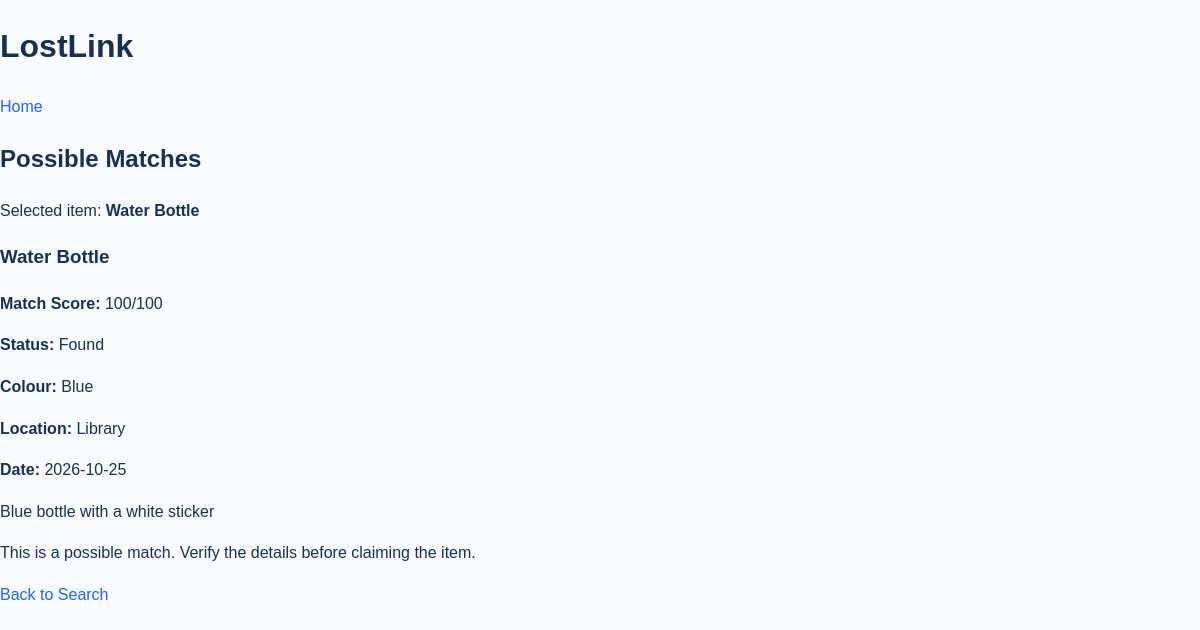
Screenshot of /matching.php?id=1 with the database file from the repository.
### tables this page shows
CREATE TABLE IF NOT EXISTS items (
    id INT AUTO_INCREMENT PRIMARY KEY,
    item_name VARCHAR(150) NOT NULL,
    category VARCHAR(100),
    colour VARCHAR(50),
    location VARCHAR(150),
    item_date DATE,
    description TEXT,
    status ENUM('Lost', 'Found', 'Recovered')
        NOT NULL DEFAULT 'Lost',
    created_at TIMESTAMP DEFAULT CURRENT_TIMESTAMP
);

### matching.php (the view, shortened to what this page needs)
<?php
require_once "db.php";
$id = filter_input(
    INPUT_GET,
    'id',
    FILTER_VALIDATE_INT
);
$stmt = $conn->prepare(
    "SELECT * FROM items
     WHERE id = ?
     AND status IN ('Lost', 'Found')"
);
$stmt->bind_param("i", $id);
$stmt->execute();
$current = $stmt->get_result()->fetch_assoc();
$oppositeStatus = (
    $current['status'] === 'Lost'
) ? 'Found' : 'Lost';
$stmt = $conn->prepare(
    "SELECT * FROM items
     WHERE status = ?
     AND id != ?"
);
$stmt->bind_param(
    "si",
    $oppositeStatus,
    $id
);
$stmt->execute();
$result = $stmt->get_result();
function sameValue($a, $b) {
    return trim((string)$a) !== ''
        && trim((string)$b) !== ''
        && strcasecmp(
            trim((string)$a),
            trim((string)$b)
        ) === 0;
}
function calculateScore($a, $b) {
    $score = 0;
    if (sameValue($a['item_name'], $b['item_name'])) {
        $score += 30;
    }
    if (sameValue($a['category'], $b['category'])) {
        $score += 25;
    }
    if (sameValue($a['colour'], $b['colour'])) {
        $score += 20;
    }
    if (sameValue($a['location'], $b['location'])) {
        $score += 15;
    }
    if (
        !empty($a['item_date']) &&
        !empty($b['item_date']) &&
        $a['item_date'] === $b['item_date']
    ) {
        $score += 10;
    }
    return $score;
}
function e($value) {
    return htmlspecialchars(
        (string)($value ?? ''),
        ENT_QUOTES,
        'UTF-8'
    );
}
$matches = [];
while ($item = $result->fetch_assoc()) {
    $score = calculateScore($current, $item);
    if ($score >= 50) {
        $item['match_score'] = $score;
        $matches[] = $item;
    }
}
usort($matches, function ($a, $b) {
    return $b['match_score'] <=> $a['match_score'];
});
?>
<!DOCTYPE html>
<html lang="en">
<head>
    <link rel="stylesheet" href="style.css">
</head>
<body>
<header>
    <h1>LostLink</h1>
    <a href="index.php">Home</a>
</header>
<main>
    <h2>Possible Matches</h2>
    <p>
        Selected item:
        <strong><?= e($current['item_name']) ?></strong>
    </p>
    <?php if (!empty($matches)): ?>
        <?php foreach ($matches as $item): ?>
            <div class="item-card">
                <h3><?= e($item['item_name']) ?></h3>
                <p>
                    <strong>Match Score:</strong>
                    <?= (int)$item['match_score'] ?>/100
                </p>
                <p>
                    <strong>Status:</strong>
                    <?= e($item['status']) ?>
                </p>
                <p>
                    <strong>Colour:</strong>
                    <?= e($item['colour']) ?>
                </p>
                <p>
                    <strong>Location:</strong>
                    <?= e($item['location']) ?>
                </p>
                <p>
                    <strong>Date:</strong>
                    <?= e($item['item_date']) ?>
                </p>
                <p><?= e($item['description']) ?></p>
                <p>
                    This is a possible match.
                    Verify the details before claiming the item.
                </p>
            </div>
        <?php endforeach; ?>
    <?php else: ?>
        <p>No possible matches found.</p>
    <?php endif; ?>
    <a href="search.php">Back to Search</a>
</main>
</body>
</html>

### style.css (style rules this page uses)
:root { --navy: #183153; --primary: #2563eb; --muted: #64748b; --light: #f1f5f9; }
* { box-sizing: border-box; }
body { margin: 0; font-family: Arial, sans-serif; color: var(--navy); background: #f8fafc; line-height: 1.6; }
a { color: var(--primary); text-decoration: none; }

### rows the page displays
items: item_name "Water Bottle"
items: item_name "Water Bottle", match_score "100", status "Found", colour "Blue", location "Library", item_date "2026-10-25", description "Blue bottle with a white sticker"
